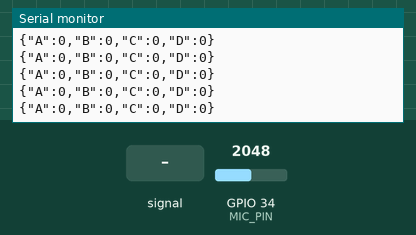
Recording of a sketch running on a simulated ESP32. Parts: the last lines printed to the serial monitor. The inputs (shaded band) are chosen by the test bench; at power-on: GPIO 34 (MIC_PIN) = 2048 (analog values on the 0–4095 scale).

Above: at 1.2 s.
1.3 s: GPIO 34 (MIC_PIN) fed a 200 Hz sine of ±327 counts around its level
At 1.46 s:
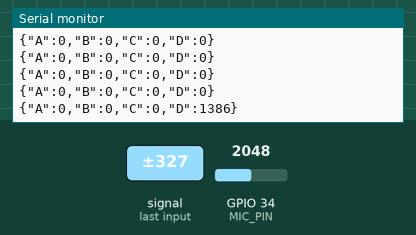
2.8 s: GPIO 34 (MIC_PIN) fed a 1000 Hz sine of ±1023 counts around its level
At 3.05 s:
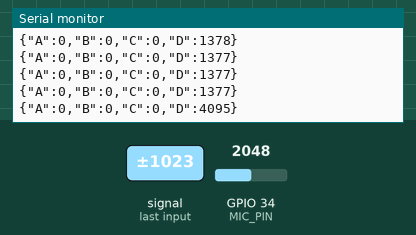
Timing chart, 0 to 5.8 s (numbered marks = the images above; inputs shaded):
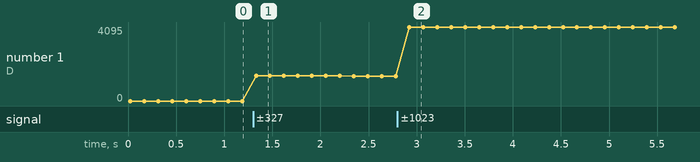

Measured:
- after the input at 1.3 s, the serial monitor: prints a new line at once (image 1)
- after the input at 2.8 s, the serial monitor: prints a new line after 0.13 s (image 2)
- plotted number 1: 0 → 1377 after the input at 1.3 s, 1377 → 4095 after the input at 2.8 s

The sketch:

master.ino
```cpp
/*
 * ATLN — MASTER NODE firmware (Node D: sensor + gateway)
 * ---------------------------------------------------------------------------
 * WHY THIS WAS REWRITTEN
 *   Old bugs that wrecked accuracy:
 *     1. It stored a single raw ADC sample per node (railed to ~4095 for any
 *        loud sound) -> no differentiation.
 *     2. A, B, C, D were NEVER reset or decayed, so once a node latched a high
 *        value it stayed high forever and the centroid was stuck at (2, 2).
 *     3. Localization ran on-chip with a weak linear centroid.
 *
 * WHAT THIS DOES NOW
 *   - Measures its own RMS energy (same method as the sensor nodes).
 *   - Collects RMS energies from A, B, C over ESP-NOW, each time-stamped.
 *   - DECAYS any node that hasn't sent a fresh packet recently, so stale
 *     events fade instead of sticking.
 *   - Streams the four raw energies as JSON over USB serial.  The Python
 *     backend now owns localization (inverse-distance attenuation + grid
 *     search) and threat classification, which is far more accurate and is
 *     unit-tested off-hardware.
 *
 *   Output line (every ~120 ms):
 *     {"A":312,"B":1840,"C":640,"D":3550}
 *
 *   Calibration: match ENERGY_GAIN to the sensor nodes and set the MAX4466
 *   gain so a loud near event reads ~3000-3800 (never a flat 4095).
 */

#include <WiFi.h>
#include <esp_now.h>

#define MIC_PIN 34

typedef struct {
  char node;
  int  energy;
  unsigned long timestamp;
} SensorData;

SensorData incoming;

// Energies + last-update time for A(0) B(1) C(2) D(3).
float         E[4]       = {0, 0, 0, 0};
unsigned long lastUpd[4] = {0, 0, 0, 0};

// ── Calibration / behaviour ────────────────────────────────────────────────
const int           N_SAMPLES = 220;     // RMS window (match sensor nodes)
float               ENERGY_GAIN = 6.0;   // RMS -> 0..4095 (match sensor nodes)
const unsigned long STALE_MS  = 280;     // node considered stale after this
const float         DECAY     = 0.78;    // multiply stale nodes each cycle
const int           STREAM_MS = 120;     // serial output cadence

int sampleBuf[N_SAMPLES];

int nodeIndex(char n) {
  if (n == 'A') return 0;
  if (n == 'B') return 1;
  if (n == 'C') return 2;
  return 3;
}

float measureEnergy() {
  long acc = 0;
  for (int i = 0; i < N_SAMPLES; i++) {
    sampleBuf[i] = analogRead(MIC_PIN);
    acc += sampleBuf[i];
  }
  float mean = acc / (float)N_SAMPLES;

  float sumSq = 0;
  for (int i = 0; i < N_SAMPLES; i++) {
    float dev = sampleBuf[i] - mean;
    sumSq += dev * dev;
  }
  float rms = sqrt(sumSq / (float)N_SAMPLES);

  float energy = rms * ENERGY_GAIN;
  if (energy > 4095) energy = 4095;
  return energy;
}

void OnDataRecv(const esp_now_recv_info_t *recv_info,
                const uint8_t *incomingData, int len) {
  memcpy(&incoming, incomingData, sizeof(incoming));
  int i = nodeIndex(incoming.node);
  if (i >= 0 && i < 3) {                 // A, B, C come from peers
    E[i] = incoming.energy;
    lastUpd[i] = millis();
  }
}

void setup() {
  Serial.begin(115200);
  analogReadResolution(12);
  WiFi.mode(WIFI_STA);

  if (esp_now_init() != ESP_OK) {
    Serial.println("ESP-NOW FAILED");
    return;
  }
  esp_now_register_recv_cb(OnDataRecv);
  Serial.println("MASTER READY (RMS energy mode)");
}

void loop() {
  // Node D measures its own energy locally every cycle.
  E[3] = measureEnergy();
  lastUpd[3] = millis();

  // Decay any peer that has gone quiet so old events don't linger.
  unsigned long now = millis();
  for (int i = 0; i < 3; i++) {
    if (now - lastUpd[i] > STALE_MS) {
      E[i] *= DECAY;
      if (E[i] < 1) E[i] = 0;
    }
  }

  // Stream raw energies; Python computes (x, y), threat and confidence.
  Serial.print("{");
  Serial.print("\"A\":"); Serial.print((int)E[0]); Serial.print(",");
  Serial.print("\"B\":"); Serial.print((int)E[1]); Serial.print(",");
  Serial.print("\"C\":"); Serial.print((int)E[2]); Serial.print(",");
  Serial.print("\"D\":"); Serial.print((int)E[3]);
  Serial.println("}");

  delay(STREAM_MS);
}
```
